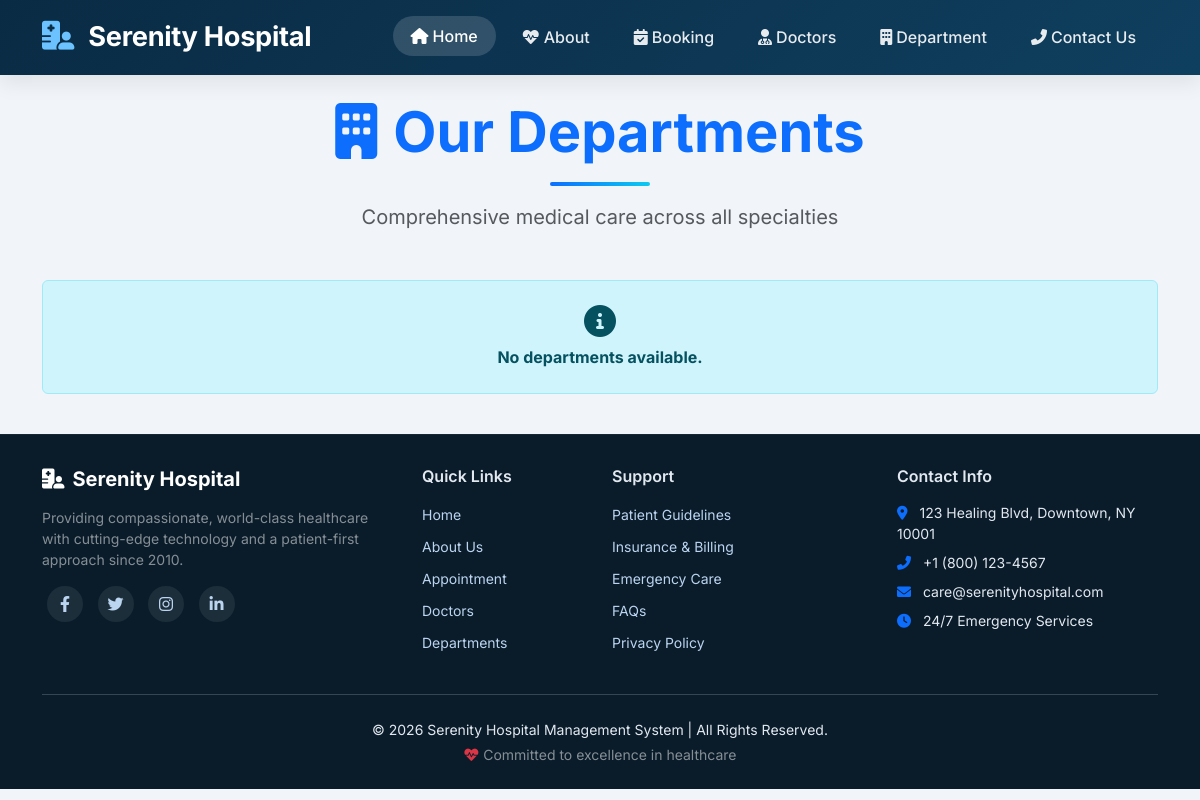
Page /department/ on the earlier database version.
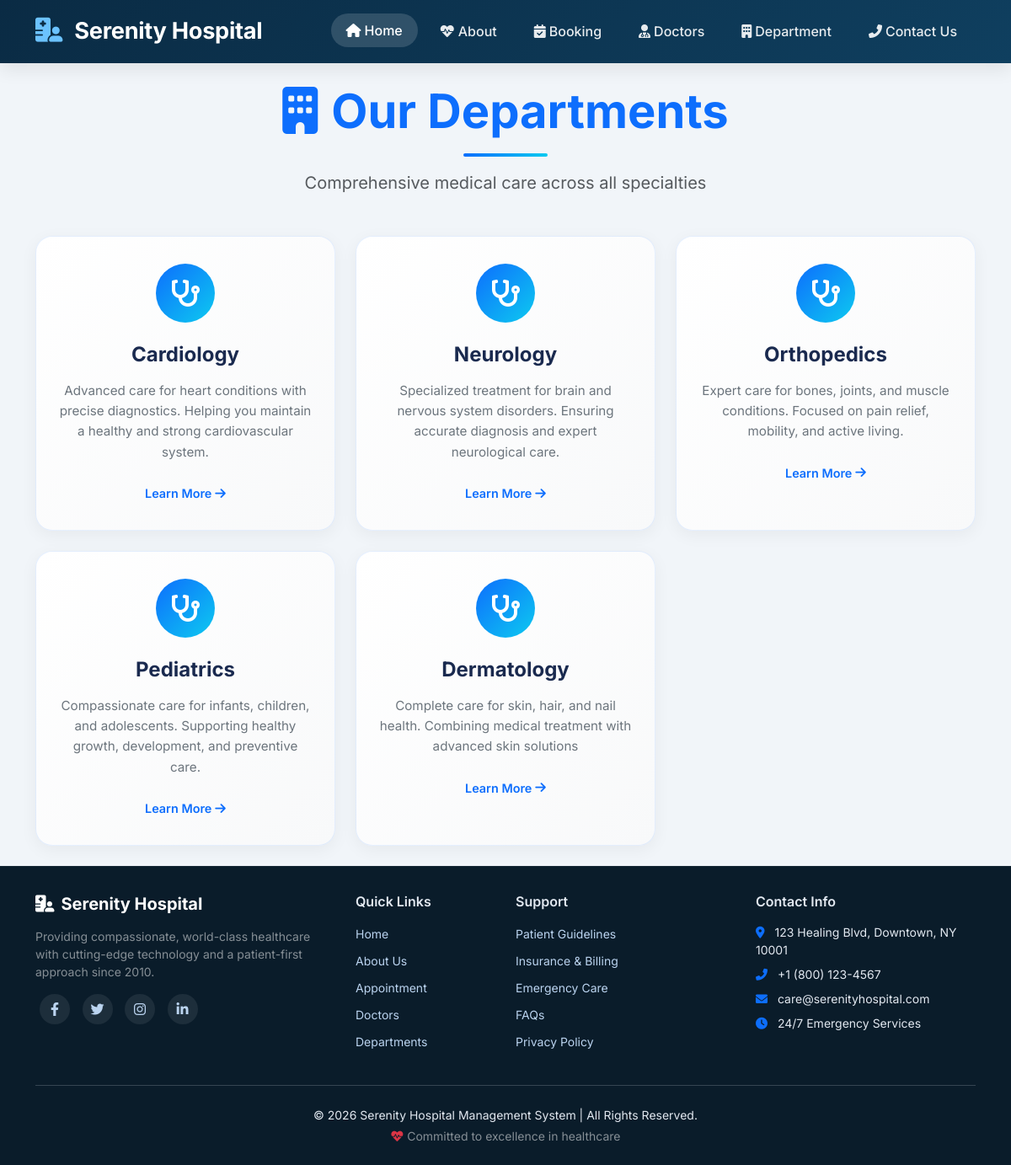
Same page on the later database version.
### home/models.py (models this page shows, shortened)
class Department(models.Model):
    dep_name = models.CharField(max_length=100)
    dep_description = models.TextField()

### home/views.py (the view)
# urls.py: path('department/',views.department, name='department'),
def department(request):
   departments = Department.objects.all()
   return render(request,'department.html', {'dict_dept' : departments})

### templates/department.html (shortened to what this page needs)
{% extends "base.html" %}
{% block content %}
<div class="container py-4">
    <div class="text-center mb-5">
        <h1 class="display-4 fw-bold text-primary">
            <i class="fas fa-building me-3"></i>Our Departments
        </h1>
        <div class="divider mx-auto my-3"></div>
        <p class="text-muted fs-5">Comprehensive medical care across all specialties</p>
    </div>
    <div class="row g-4">
        {% for d in dict_dept %}
        <div class="col-lg-6 col-xl-4">
            <div class="department-card">
                <div class="card-icon">
                    <i class="fas fa-stethoscope"></i>
                </div>
                <h3 class="department-title">{{ d.dep_name }}</h3>
                <p class="department-description">{{ d.dep_description }}</p>
                <div class="card-footer-link">
                    <a href="#" class="learn-more">Learn More <i class="fas fa-arrow-right ms-1"></i></a>
                </div>
            </div>
        </div>
        {% empty %}
        <div class="col-12">
            <div class="alert alert-info text-center py-4">
                <i class="fas fa-info-circle fa-2x mb-2 d-block"></i>
                <strong>No departments available.</strong>
            </div>
        </div>
        {% endfor %}
    </div>
</div>
{% endblock %}

Differences in the rows shown:
added Department: dep_name "Cardiology", dep_description "Advanced care for heart conditions with precise diagnostics. Helping you maintain a healthy and strong cardiovascular system."
added Department: dep_name "Neurology", dep_description "Specialized treatment for brain and nervous system disorders. Ensuring accurate diagnosis and expert neurological care."
added Department: dep_name "Orthopedics", dep_description "Expert care for bones, joints, and muscle conditions. Focused on pain relief, mobility, and active living."
added Department: dep_name "Pediatrics", dep_description "Compassionate care for infants, children, and adolescents. Supporting healthy growth, development, and preventive care."
added Department: dep_name "Dermatology", dep_description "Complete care for skin, hair, and nail health. Combining medical treatment with advanced skin solutions"
Other differences:
text no longer shown: "No departments available."
